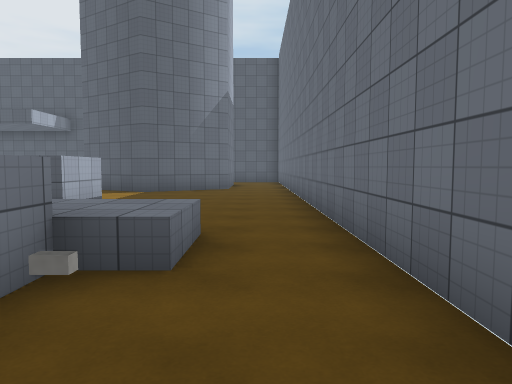
view 1 (above)

24 first-person views from a walk through a Unity game level. The camera is 1.5 m above the floor, tilts 4° down and sees 70° across. The floor is counted in squares, 2 m on a side. Each view is taken from the middle of a square. On the plan, view 1 faces up. The plan holds only what a view shows up to about 11 squares ahead; the rest is blank. The place goes on beyond the plan. Surface patterns are stand-ins for the level's own textures.

view 2
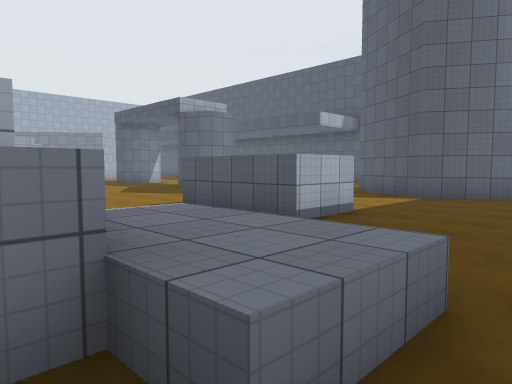

view 3
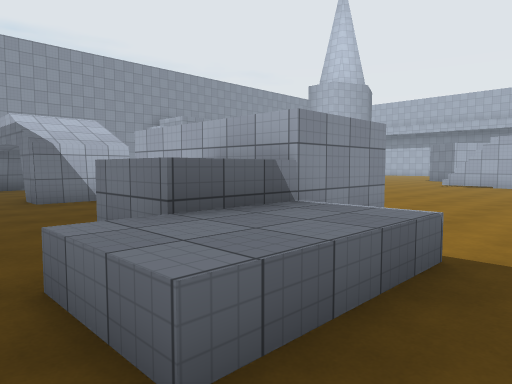

view 4
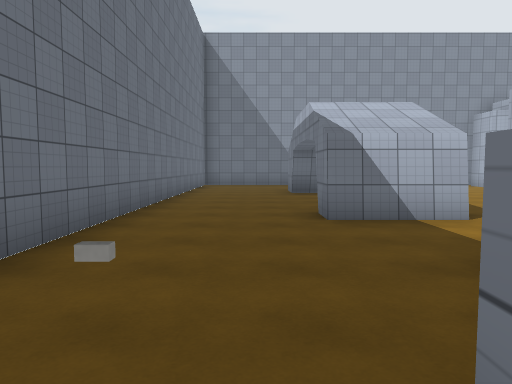

view 5
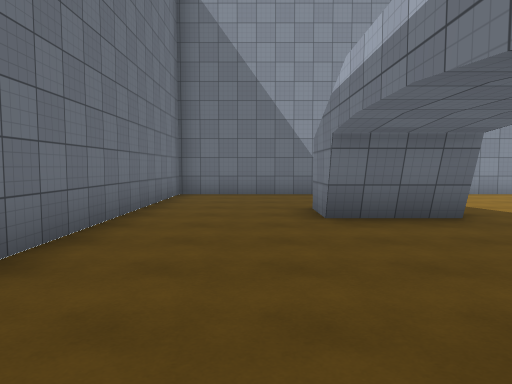

view 6
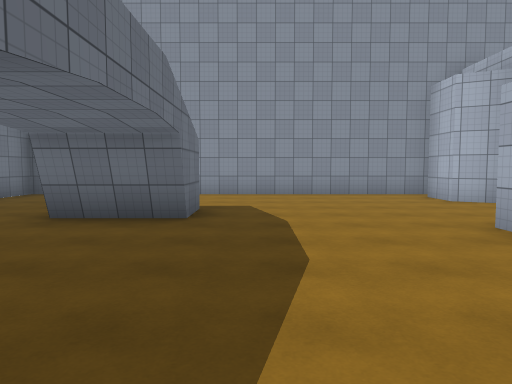

view 7
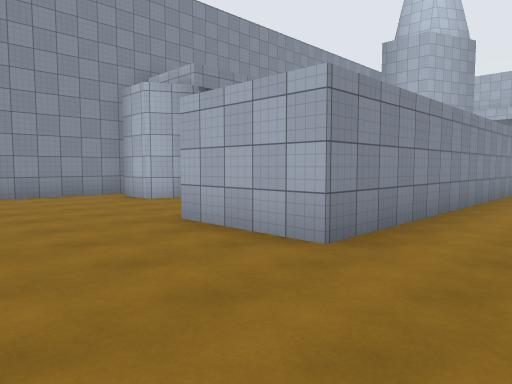

view 8
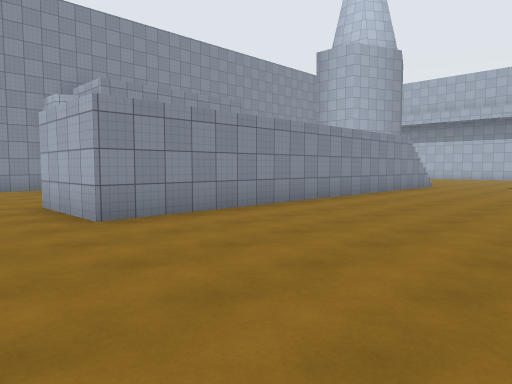

view 9
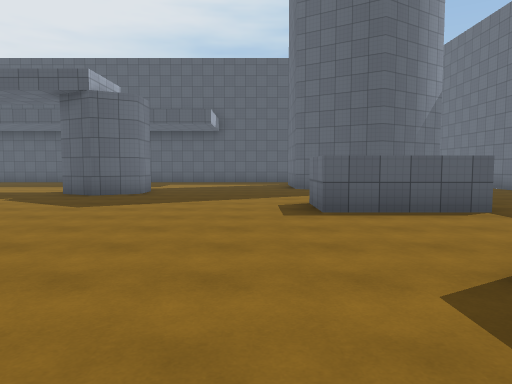

view 10
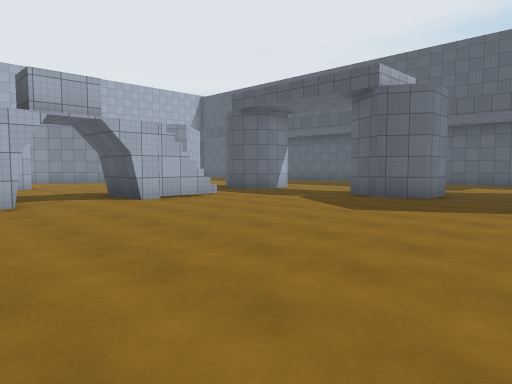

view 11
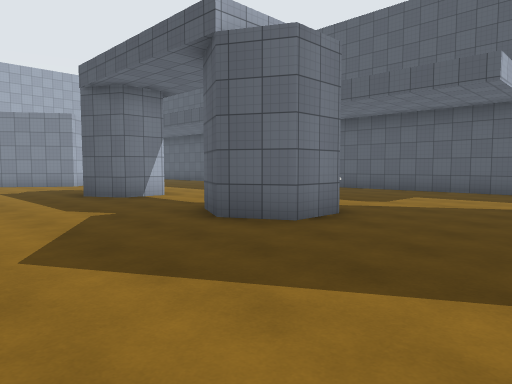

view 12
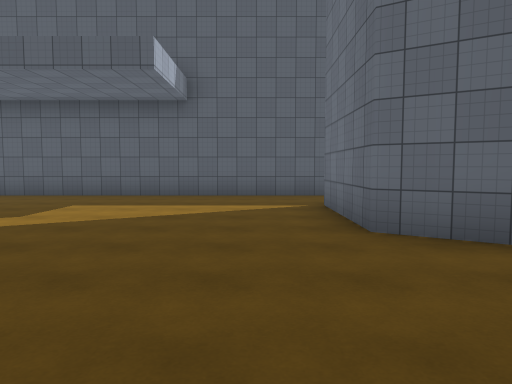

view 13
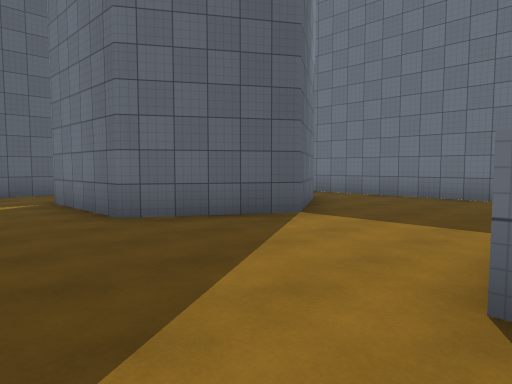

view 14
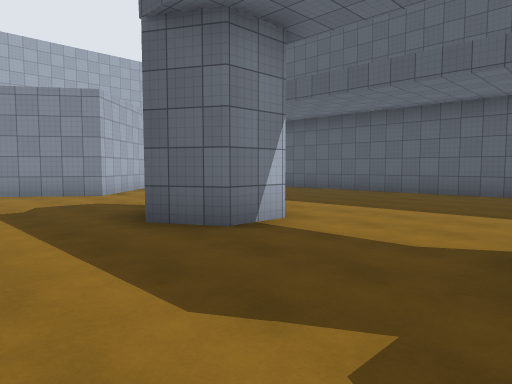

view 15
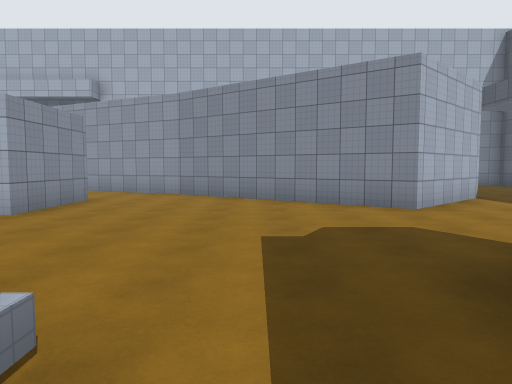

view 16
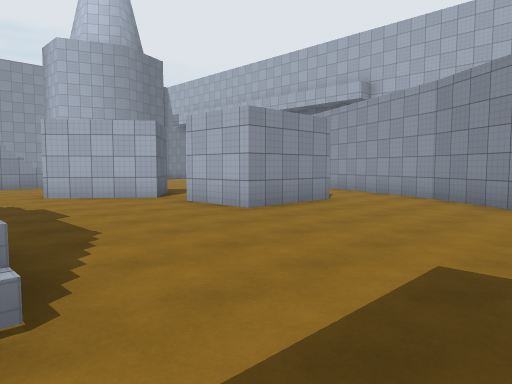

view 17
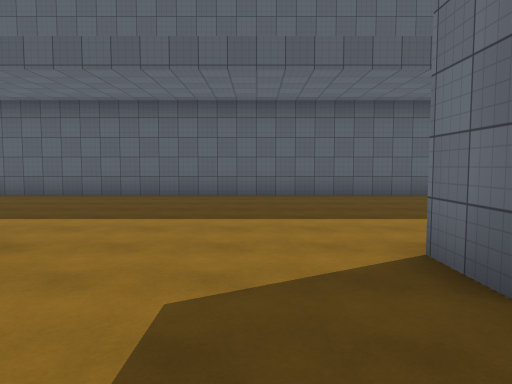

view 18
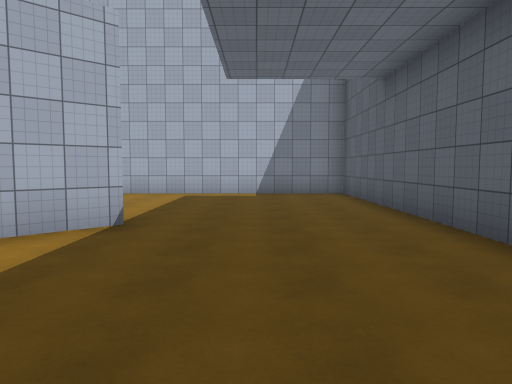

view 19
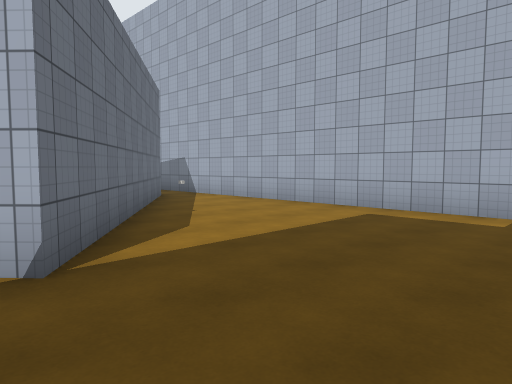

view 20
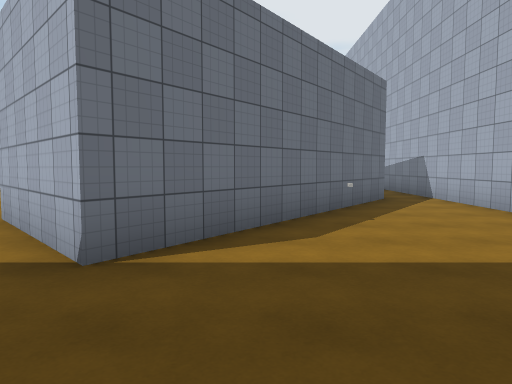

view 21
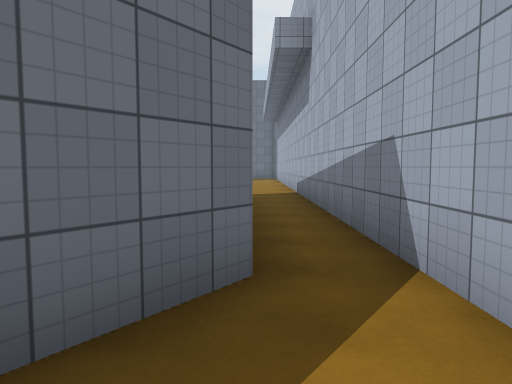

view 22
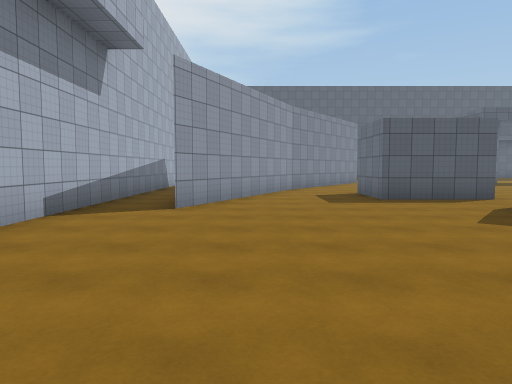

view 23
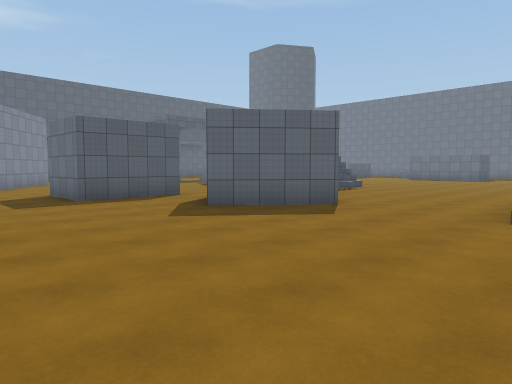

view 24
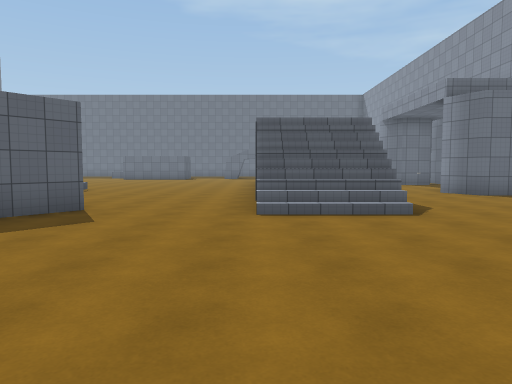

### Floor plan
Points are (right, up) in squares from view 1. A wall is a line through its corners. A room is listed if a view was taken in it or the views show most of it. See-through windows are left out.
Room 1 (views 1, 2, 3, 4, 5, 6, 7, 8, 9, 10, 11, 12, 13, 14, 15, 16, 17, 18, 19, 20, 21, 22, 23, 24)
walls: (-20.6, 2.3) (-23.1, 2.3) (-23.1, 4.2) (-20.6, 4.2) (-20.6, 2.3); (-19.7, -2) (-21.8, -0.4) (-20.5, 1.1) (-18.5, -0.5); (-17.6, 10) (-17.6, 11.1); (-15.5, 11.1) (-15.5, 10) (-16.6, 9.4); (-7.9, -4.9) (-7.9, -7.5); (-5, 2.6) (-1.5, 2.6) (-1.5, 1.2); (-10.2, 11.1) (-10.2, 10) (-11.2, 9.4) (-12.3, 10); (-24.8, 5.9) (-27.5, 0.4); (-4, -3.2) (-2, -3.2) (-2, -4.2); (-3.1, 7.5) (-3.1, 5.9) (-5.9, 5.9) (-5.9, 7.5); (-10, -10.4) (-9.2, -10.8) (-9.2, -12); (-16.6, -11.6) (-16.6, -10.8) (-15.5, -10.3); (-28, 7.5) (-23.7, 13.3) (-21.4, 10.8) (-24.9, 5.8); (-9.8, -12.8) (1.1, -12.8) (1.1, -0.9); (-4, -9.5) (-4, -8.1) (-2, -8.1) (-2, -9.5); (1.1, 1.5) (1.1, 13.6); (-1, 12.1) (-3.3, 10.7) (-5.7, 12.1) (-5.7, 15.1); (-4.9, 17.4) (-29.2, 17.4) (-29.2, -1.5)
low walls: (-3.1, 4) (-0.6, 4) (-0.6, 2.6) (-1.5, 2.6)
objects: other object (-26, 11); block (-1, 1)

Positions as (right, up) in squares from view 1, and headings:
1: (0, 0), facing up
2: (0, 2), facing up-left
3: (0, 5), facing down-left
4: (-1, 2), facing down
5: (-1, -3), facing down
6: (-5, -3), facing down
7: (-5, -3), facing down-left
8: (-6, 0), facing down-left
9: (-7, 0), facing up
10: (-7, 1), facing up-left
11: (-7, 6), facing up-left
12: (-7, 8), facing up
13: (-8, 7), facing up-right
14: (-12, 7), facing up-left
15: (-15, 8), facing left
16: (-16, 9), facing down-left
17: (-19, 8), facing up
18: (-19, 15), facing left
19: (-23, 16), facing down-left
20: (-25, 16), facing down
21: (-28, 10), facing down
22: (-26, -6), facing up
23: (-26, -6), facing up-right
24: (-26, -5), facing right
